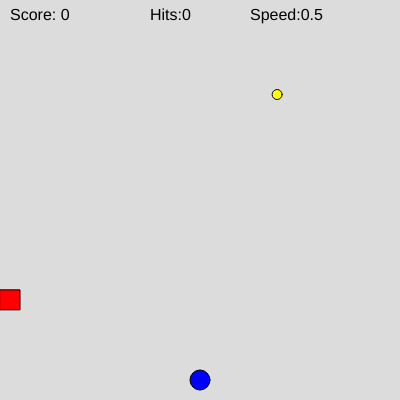
Frame 1 (no input)
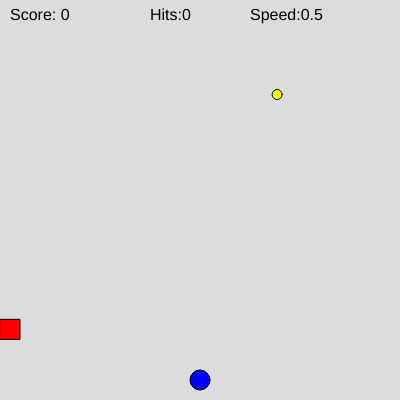
Frame 60 (no input)
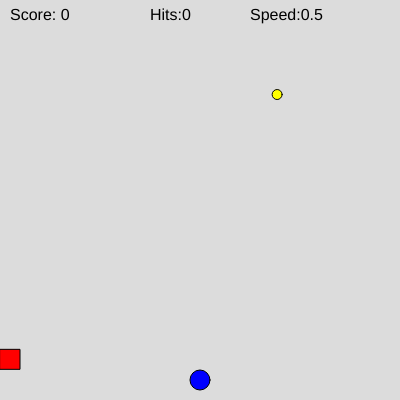
Frame 120 (the mouse pressed at the canvas centre since frame 60)

The p5.js sketch that drew these frames (run headless with seeded random() and noise() and a simulated clock; from frame 60 on, the mouse is pressed at the canvas centre):

// p5.js sketch
// ── sketch.js
// Game variables 
let playerX, playerY;
let coinX, coinY;
let obstacleX, obstacleY;
let score = 0;
let gameOver = false;
obstacleSpeed = 0.5
hits = 0

function setup() {
  createCanvas(400, 400);
  initializeGame();
}

function initializeGame() {
  // Initialize player position (bottom center)
  playerX = width/2;
  playerY = height - 20;
  
  // Initialize coin position
  newCoin();
  
  // Initialize obstacle position
  obstacleX = 0;
  obstacleY = random(20, height-20);
}

function draw() {
  background(220);
  
  if (gameOver) {
    displayGameOver();
  } else {
    // Draw game elements
    drawPlayer();
    drawCoin();
    drawObstacle();
    
    // Handle movement
    movePlayer();
    moveObstacle();
    
    // Check for collisions
    checkCoinCollection();
    checkCollisions();
    
    // Display game stats
    displayStats();
  }
}

function drawPlayer() {
  fill(0, 0, 255);  // Blue player
  circle(playerX, playerY, 20);
}

function drawCoin() {
  fill(255, 255, 0);  // Yellow coin
  circle(coinX, coinY, 10);
}

function drawObstacle() {
  fill(255, 0, 0);  // Red obstacle
  rect(obstacleX, obstacleY, 20, 20);
}

// Basic left/right movement provided
function movePlayer() {
  if (keyIsDown(LEFT_ARROW)) {
    playerX -= 5;
  }
  if (keyIsDown(RIGHT_ARROW)) {
    playerX += 5;
  }
  
  // TODO: Add up/down movement
  // HINT: Use UP_ARROW and DOWN_ARROW keys
  // Movement should be 5 pixels per frame
  if(keyIsDown(UP_ARROW)){
    playerY -=5
  }
  if(keyIsDown(DOWN_ARROW)){
    playerY +=5
  }
}

function moveObstacle() {
  // TODO: Move obstacle from left to right
  // HINT: Increase obstacleX by obstacleSpeed
  obstacleY += obstacleSpeed

  
  // TODO: Reset obstacle when it goes off screen
  // HINT: Check if obstacleX > width
  // Reset to left side and new random Y position
  if(obstacleY>height){
    obstacleY = 0
    obstacleX = random(20,width - 20)
    obstacleSpeed+=0.5
  }
}

function checkCoinCollection() {
  // TODO: Check if player touches coin
  // HINT: Use dist(playerX, playerY, coinX, coinY)
  // If distance < 15:
  //   - Increase score
  //   - Create new coin
  //   - Increase obstacle speed slightly
  if(dist(playerX,playerY,coinX,coinY)<15){
    score++
    coinX = random(20,width-20)
    coinY = random(20,height-20)
    obstacleSpeed += 0.5
  }
}

function checkCollisions() {
  // TODO: Check if player hits obstacle
  // HINT: Similar to coin collection
  // If hit (distance < 20):
  //   - Increase hits
  //   - Check for game over (hits >= 3)
  //   - Reset positions
  if(dist(playerX,playerY,obstacleX,obstacleY)<20){
    hits++
    if(hits>=3){
      displayGameOver()
    }
    initializeGame()
  }
}

function displayStats() {
  fill(0);
  textSize(16);
  text("Score: " + score, 10, 20);
  // TODO: Add display for hits and speed
  text("Hits:" + hits,150,20)
  text("Speed:"+ obstacleSpeed,250,20)
}

function displayGameOver() {
  // TODO: Show game over screen
  // HINT: Use textAlign(CENTER, CENTER)
  // Show:
  //   - "Game Over" message
  //   - Final score
  //   - "Press R to Restart"
  gameOver = true
  fill(0)
  textAlign(CENTER,CENTER)
  textSize(50)
  text("Game Over",width/2,height/2)
  textSize(30)
  text("Final Score:" + score,width/2,height/2+40)
  text("Press R to Restart",width/2,height/2+70)

}

function newCoin() {
  // Generate random position for coin
  coinX = random(20, width-20);
  coinY = random(20, height-20);
}

function resetGame() {
  // TODO: Reset all game variables
  // HINT: Reset score, hits, speed
  // Set gameOver to false
  // Call initializeGame()
  score = 0
  speed = 0.5
  hits = 0
  gameOver = false
  initializeGame()
}

function keyPressed() {
  // TODO: Check for 'R' key to restart game
  // HINT: Use key === 'r' || key === 'R'
  // Only works when game is over
  if(gameOver == true){
    if(keyPressed('r')){
      resetGame()
    }

  }
}

// Helper function you might need
function distance(x1, y1, x2, y2) {
  return dist(x1, y1, x2, y2);
}
